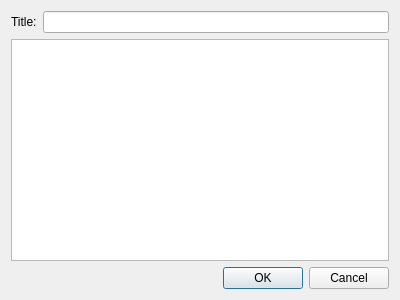
<?xml version="1.0" encoding="UTF-8"?>
<ui version="4.0">
 <class>news</class>
 <widget class="QDialog" name="news">
  <property name="geometry">
   <rect>
    <x>0</x>
    <y>0</y>
    <width>400</width>
    <height>300</height>
   </rect>
  </property>
  <property name="windowTitle">
   <string>Dialog</string>
  </property>
  <layout class="QVBoxLayout" name="verticalLayout_2">
   <item>
    <layout class="QVBoxLayout" name="verticalLayout">
     <item>
      <layout class="QHBoxLayout" name="horizontalLayout">
       <item>
        <widget class="QLabel" name="label">
         <property name="text">
          <string>Title:</string>
         </property>
        </widget>
       </item>
       <item>
        <widget class="QLineEdit" name="lineEdit"/>
       </item>
      </layout>
     </item>
     <item>
      <widget class="QTextEdit" name="textEdit"/>
     </item>
    </layout>
   </item>
   <item>
    <widget class="QDialogButtonBox" name="buttonBox">
     <property name="orientation">
      <enum>Qt::Horizontal</enum>
     </property>
     <property name="standardButtons">
      <set>QDialogButtonBox::Cancel|QDialogButtonBox::Ok</set>
     </property>
    </widget>
   </item>
  </layout>
 </widget>
 <resources/>
 <connections>
  <connection>
   <sender>buttonBox</sender>
   <signal>accepted()</signal>
   <receiver>news</receiver>
   <slot>accept()</slot>
   <hints>
    <hint type="sourcelabel">
     <x>248</x>
     <y>254</y>
    </hint>
    <hint type="destinationlabel">
     <x>157</x>
     <y>274</y>
    </hint>
   </hints>
  </connection>
  <connection>
   <sender>buttonBox</sender>
   <signal>rejected()</signal>
   <receiver>news</receiver>
   <slot>reject()</slot>
   <hints>
    <hint type="sourcelabel">
     <x>316</x>
     <y>260</y>
    </hint>
    <hint type="destinationlabel">
     <x>286</x>
     <y>274</y>
    </hint>
   </hints>
  </connection>
 </connections>
</ui>
